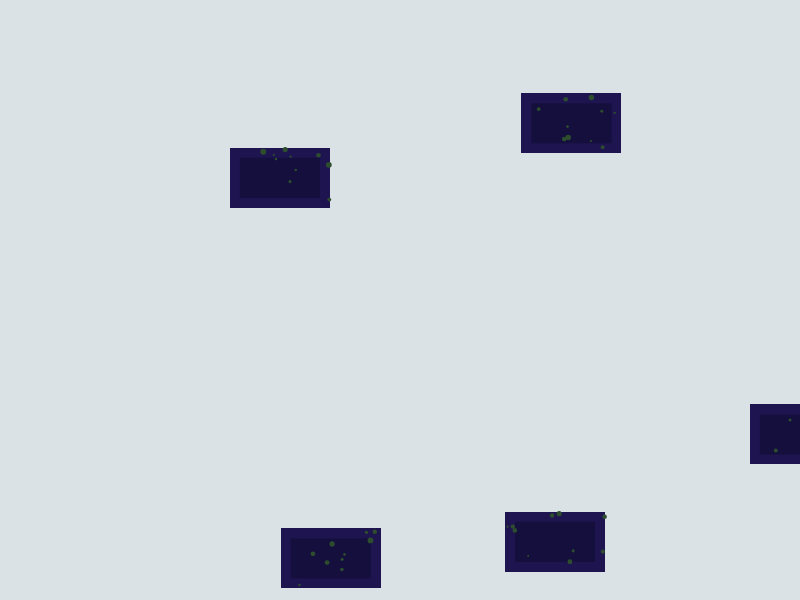
Frame 1 (no input)
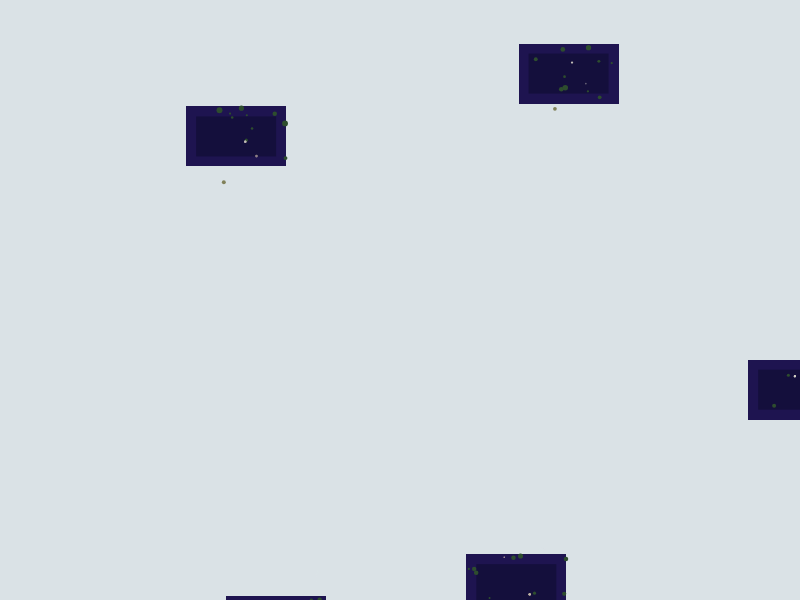
Frame 60 (no input)
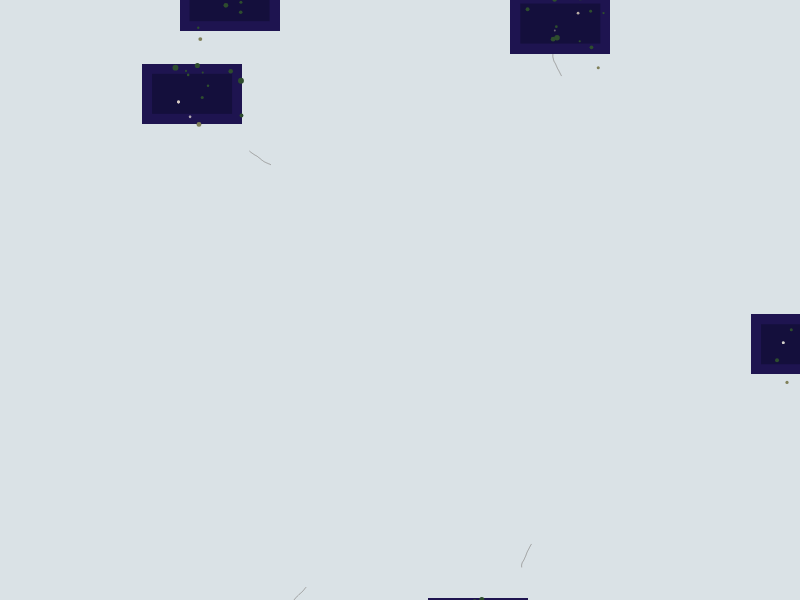
Frame 120 (the mouse pressed at the canvas centre since frame 60)

The p5.js sketch that drew these frames (run headless with seeded random() and noise() and a simulated clock; from frame 60 on, the mouse is pressed at the canvas centre):

// p5.js sketch
// ── sketch.js
let ships = [];
let saltStreaks = [];
let roots = [];
let particles = [];

function setup() {
  createCanvas(800, 600);
  colorMode(HSB, 360, 100, 100, 1);
  
  // Create initial ships
  for (let i = 0; i < 5; i++) {
    ships.push({
      x: random(width),
      y: random(height),
      angle: random(TWO_PI),
      speed: random(0.5, 1.5),
      age: 0,
      hull: createGraphics(100, 60),
      details: []
    });
    
    // Add some detail to each ship
    ships[i].hull.noStroke();
    ships[i].hull.fill(30, 20, 80);
    ships[i].hull.rect(0, 0, 100, 60);
    ships[i].hull.fill(20, 15, 60);
    ships[i].hull.rect(10, 10, 80, 40);
    
    // Add some moss
    for (let j = 0; j < 10; j++) {
      ships[i].details.push({
        x: random(100),
        y: random(60),
        size: random(2, 6)
      });
    }
  }
}

function draw() {
  background(200, 5, 90);
  
  // Draw salt streaks
  for (let i = saltStreaks.length - 1; i >= 0; i--) {
    let s = saltStreaks[i];
    s.life -= 0.02;
    if (s.life <= 0) {
      saltStreaks.splice(i, 1);
      continue;
    }
    
    stroke(200, 5, 90, s.life);
    noFill();
    beginShape();
    for (let j = 0; j < s.points.length; j++) {
      vertex(s.points[j].x, s.points[j].y);
    }
    endShape();
  }
  
  // Draw roots
  for (let i = roots.length - 1; i >= 0; i--) {
    let r = roots[i];
    r.age++;
    if (r.age > 200) {
      roots.splice(i, 1);
      continue;
    }
    
    stroke(30, 10, 40, 0.5);
    noFill();
    beginShape();
    for (let j = 0; j < r.points.length; j++) {
      vertex(r.points[j].x, r.points[j].y);
    }
    endShape();
  }
  
  // Draw ships
  for (let i = ships.length - 1; i >= 0; i--) {
    let ship = ships[i];
    
    // Move ship
    ship.x += cos(ship.angle) * ship.speed;
    ship.y += sin(ship.angle) * ship.speed;
    
    // Add some drift
    ship.angle += random(-0.02, 0.02);
    
    // Wrap around screen
    if (ship.x > width + 50) ship.x = -50;
    if (ship.x < -50) ship.x = width + 50;
    if (ship.y > height + 50) ship.y = -50;
    if (ship.y < -50) ship.y = height + 50;
    
    // Add salt streak
    if (frameCount % 3 === 0) {
      saltStreaks.push({
        points: [{x: ship.x, y: ship.y}],
        life: 1,
        speed: random(0.5, 2)
      });
    }
    
    // Draw ship hull
    image(ship.hull, ship.x - 50, ship.y - 30);
    
    // Add moss details
    for (let detail of ship.details) {
      fill(120, 40, 30);
      noStroke();
      ellipse(ship.x - 50 + detail.x, ship.y - 30 + detail.y, detail.size);
    }
    
    // Add barnacles
    if (frameCount % 20 === 0) {
      let x = random(-40, 40);
      let y = random(10, 50);
      fill(60, 30, 50);
      noStroke();
      ellipse(ship.x + x, ship.y + y, random(2, 5));
    }
    
    // Add roots
    if (frameCount % 50 === 0) {
      roots.push({
        points: [{x: ship.x, y: ship.y}],
        age: 0,
        angle: random(TWO_PI)
      });
    }
    
    // Add particles from hull
    if (frameCount % 10 === 0) {
      particles.push({
        x: ship.x + random(-20, 20),
        y: ship.y + random(-20, 20),
        size: random(1, 3),
        life: 1,
        color: [random(20, 40), random(5, 15), random(70, 90)]
      });
    }
    
    // Update particles
    for (let j = particles.length - 1; j >= 0; j--) {
      let p = particles[j];
      p.life -= 0.01;
      if (p.life <= 0) {
        particles.splice(j, 1);
        continue;
      }
      
      fill(p.color[0], p.color[1], p.color[2], p.life);
      noStroke();
      ellipse(p.x, p.y, p.size);
    }
    
    // Add aging effect
    ship.age++;
    if (ship.age > 500 && random() < 0.01) {
      // Tear off a piece of the hull
      let tearX = random(-20, 20);
      let tearY = random(-10, 10);
      fill(30, 20, 60);
      noStroke();
      ellipse(ship.x + tearX, ship.y + tearY, random(5, 15));
    }
  }
  
  // Update salt streaks
  for (let i = 0; i < saltStreaks.length; i++) {
    let s = saltStreaks[i];
    if (s.points.length > 20) s.points.shift();
    
    let lastPoint = s.points[s.points.length - 1];
    s.points.push({
      x: lastPoint.x + random(-1, 1),
      y: lastPoint.y + random(-1, 1)
    });
  }
  
  // Update roots
  for (let i = 0; i < roots.length; i++) {
    let r = roots[i];
    if (r.points.length > 50) r.points.shift();
    
    let lastPoint = r.points[r.points.length - 1];
    r.points.push({
      x: lastPoint.x + cos(r.angle) * 0.5,
      y: lastPoint.y + sin(r.angle) * 0.5
    });
    
    // Randomly change angle
    r.angle += random(-0.1, 0.1);
  }
}
